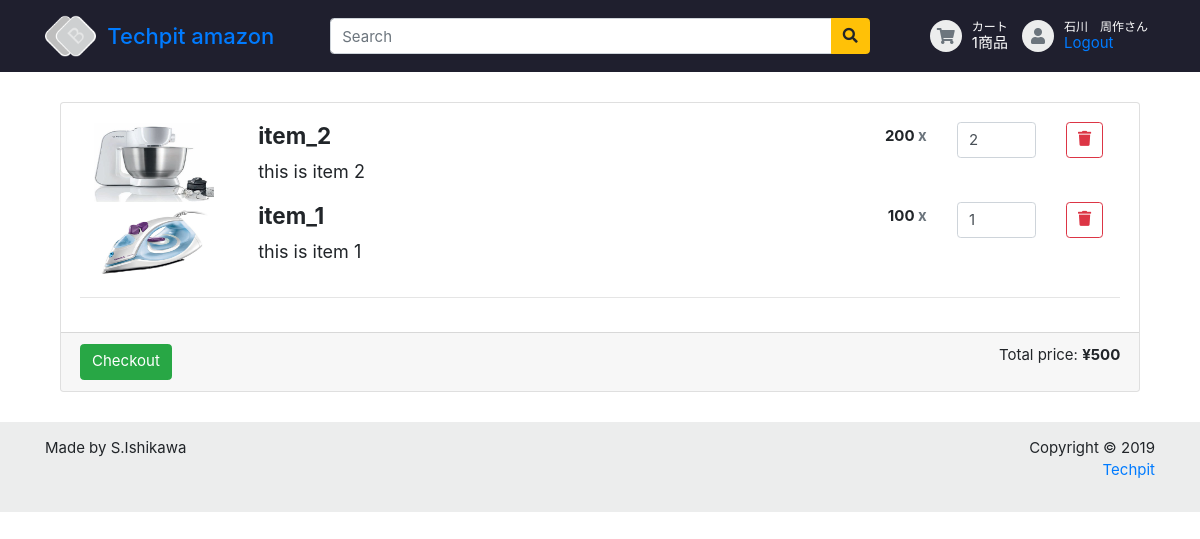
The page /amazon/cart/8 (signed in) on the database its author committed.
### amazon/models.py (models this page shows, shortened)
class User(AbstractBaseUser, PermissionsMixin):
    class Meta:
        verbose_name = 'ユーザ'
        verbose_name_plural = 'ユーザ'
    """カスタムユーザーモデル."""
    email = models.EmailField('メールアドレス', max_length=150, null = False, blank=False, unique = True)
    name = models.CharField('名前', max_length=150, null = False, blank=False)
    is_staff = models.BooleanField(
        '管理者',
        default=False,
        help_text=_(
            'Designates whether the user can log into this admin site.'),
    )
    is_active = models.BooleanField(
        '有効',
        default=True,
        help_text=_(
            'Designates whether this user should be treated as active. '
            'Unselect this instead of deleting accounts.'
        ),
    )
    date_joined = models.DateTimeField(_('date joined'), default=timezone.now)
    objects = MyUserManager()
    EMAIL_FIELD = 'email'
    USERNAME_FIELD = 'email'
    REQUIRED_FIELDS = []

class ShoppingCart(models.Model):
    user = models.OneToOneField(
        User,
        verbose_name = 'ユーザ',
        related_name = 'cart',
        on_delete = models.CASCADE
    )
    @property
    def item_count(self):
        return self.cart_items.count
    @property
    def total_price(self):
        return self.cart_items.all().aggregate(total=Sum(F('product__price') * F('amount')))['total']

class ShoppingCartItem(models.Model):
    cart = models.ForeignKey(
        ShoppingCart,
        related_name = 'cart_items',
        verbose_name = 'ショッピングカート',
        on_delete = models.CASCADE
    )
    product = models.ForeignKey(
        Product,
        verbose_name = '商品',
        on_delete = models.CASCADE
    )
    amount = models.IntegerField(
        verbose_name = '数量'
    )

class Product(models.Model):
    class Meta:
        verbose_name = '商品'
        verbose_name_plural = "商品"
    thumbnail = models.ImageField(
        verbose_name = 'サムネイル',
        upload_to = "thumbnails/"
    )
    name = models.CharField(
        verbose_name = '名前',
        max_length=150,
        null = False,
        blank=False
    )
    price = models.IntegerField(
        verbose_name = '価格'
    )
    description = models.TextField(
        verbose_name = '説明'
    )

### amazon/views.py (the view, shortened to what this page needs)
# urls.py: path('cart/<int:pk>', views.ShoppingCartDetail.as_view(), name = 'cart'),
class ShoppingCartDetail(LoginRequiredMixin, generic.DetailView):
    model = ShoppingCart
    template_name = "amazon/shopping_cart.html"

### templates/amazon/shopping_cart.html (shortened to what this page needs)
{% extends "amazon/base.html" %}
{% block content %}
{% load static %}
{% if object.cart_items %}
 <div class="card shopping-cart">
    <div class="card-body">
        {% for cart_item in object.cart_items.all %}
        <div class="row">
            <div class="col-12 col-sm-12 col-md-2 text-center">
                    <img class="img-responsive" src="{{ cart_item.product.thumbnail.url }}" alt="prewiew" width="120" height="80">
            </div>
            <div class="col-12 text-sm-center col-sm-12 text-md-left col-md-6">
                <h4 class="product-name"><strong>{{ cart_item.product.name }}</strong></h4>
                <h4>
                    <small>{{ cart_item.product.description }}</small>
                </h4>
            </div>
            <div class="col-12 col-sm-12 text-sm-center col-md-4 text-md-right row">
                <div class="col-3 col-sm-3 col-md-6 text-md-right" style="padding-top: 5px">
                    <h6><strong>{{ cart_item.product.price }} <span class="text-muted">x</span></strong></h6>
                </div>
                <div class="col-4 col-sm-4 col-md-4">
                    <div class="quantity">
                        <input name="amount" pk="{{ cart_item.pk }}" type="number" class="form-control" step="1" max="99" min="1" title="Qty" class="qty" size="4" value="{{ cart_item.amount }}">
                    </div>
                </div>
                <div class="col-2 col-sm-2 col-md-2 text-right">
                    <button name="delete" pk="{{ cart_item.pk }}" type="button" class="btn btn-outline-danger btn-xs">
                        <i class="fa fa-trash" aria-hidden="true"></i>
                    </button>
                </div>
            </div>
        </div>
        {% endfor %}
        <hr>
    </div>
    <div class="card-footer">
        <a href="" class="btn btn-success pull-right">Checkout</a>
        <div class="float-right">Total price: <b> ¥{{ object.total_price }}</b></div>
    </div>
    </div>
</div>
{% else %}
<p>カートが空です</p>
{% endif %}
{% endblock %}

### templates/amazon/base.html (shortened to what this page needs)
{% load static %}
<!doctype html>
<html lang="ja">
<head>
    <link rel="stylesheet" href="https://stackpath.bootstrapcdn.com/bootstrap/4.1.0/css/bootstrap.min.css">
    <link rel="stylesheet" href="https://use.fontawesome.com/releases/v5.5.0/css/all.css">
    <link href="{% static 'plugins/owlcarousel/assets/owl.carousel.min.css' %}" rel="stylesheet">
    <link href="{% static 'plugins/owlcarousel/assets/owl.theme.default.css' %}" rel="stylesheet">
    <link href="{% static 'css/ui.css' %}" rel="stylesheet" type="text/css"/>
    <link href="{% static 'css/responsive.css' %}" rel="stylesheet" media="only screen and (max-width: 1200px)" />
    <body>
        <header class="section-header">
            <section class="header-main">
                <div class="container">
                    <div class="row align-items-center">
                        <div class="col-lg-3">
                        <a href="{% url 'amazon:lp' %}">
                            <div class="brand-wrap">
                                <img class="logo" src="{% static 'images/logo-dark.png' %}">
                                <h2 class="logo-text">Techpit amazon</h2>
                            </div>
                        </a>
                        </div>
                        <div class="col-lg-6 col-sm-6">
                            <form method= "get" action="{% url 'amazon:item_list' %}" class="search-wrap">
                                <div class="input-group">
                                    <input name="q" type="text" class="form-control" placeholder="Search">
                                    <div class="input-group-append">
                                        <button id="id_search_button" class="btn btn-warning" type="submit">
                                        <i class="fa fa-search"></i>
                                        </button>
                                    </div>
                                </div>
                            </form>
                        </div>
                        <div class="col-lg-3 col-sm-6">
                            <div class="widgets-wrap d-flex justify-content-end">
                                {% if user.is_authenticated %}
                                <div class="widget-header">
                                    <a href="{% url 'amazon:cart' user.cart.pk %}" class="icontext">
                                        <div class="icon-wrap icon-xs bg2 round text-secondary"><i class="fa fa-shopping-cart"></i></div>
                                        <div class="text-wrap">
                                            <small>カート</small>
                                            <span>{{ user.cart.item_count }}商品</span>
                                        </div>
                                    </a>
                                </div>
                                {% endif %}
                                <div class="widget-header icontext">
                                    <div class="icon-wrap icon-xs bg2 round text-secondary"><i class="fa fa-user"></i></div>
                                    <div class="text-wrap">
                                        {% if user.is_authenticated %}
                                        <small>{{user.name}}さん</small>
                                        <span><a href="{% url 'amazon:logout' %}">Logout</a></span>
                                        {% else %}
                                        <small>ゲスト</small>
                                        <span><a href="{% url 'amazon:login' %}">Login</a></span>
                                        {% endif %}
                                    </div>
                                </div>
                            </div>
                        </div>
                    </div>
                </div>
            </section>
        </header>
        <div class="container" style="padding: 2rem">
                {% block content %}{% endblock %}
        <footer class="section-footer bg2">
            <div class="container">
                <section class="footer-bottom row">
                    <div class="col-sm-6">
                        <p> Made by S.Ishikawa</p>
                    </div>
                    <div class="col-sm-6">
                        <p class="text-sm-right">
        Copyright &copy 2019 <br>
        <a href="#">Techpit</a>
                        </p>
                    </div>
                </section>
            </div>
        </footer>
    </body>
</html>

### amazon/static/css/ui.css (style rules this page uses)
html { font-size: 15px; }
.icon-wrap { text-align: center; }
.icon-xs, .icon-sm, .icon-md, .icon-lg { display: inline-block; text-align: center; }
.icon-xs { width: 32px; height: 32px; line-height: 32px; font-size: 16px; }
.round { border-radius: 200px; }
.bg2 { background-color: #eceded !important; }
.header-main { padding-top: 1rem; padding-bottom: 1rem; color: white; background-color: #1f1f2e }
.brand-wrap .logo, .navbar-brand .logo { margin-right: 7px; max-height: 42px; display: inline-block; }
.brand-wrap .logo-text, .navbar-brand .logo-text { margin: 0; display: inline-block; font-size: 22px; vertical-align: middle; }
.header-main { position: relative; }
.widget-header { margin-left: 7px; margin-right: 7px; display: inline-block; position: relative; }
.footer-bottom { padding: 15px 0; }
.icontext { display: -webkit-inline-box; display: -ms-inline-flexbox; display: inline-flex; -webkit-box-align: center; -ms-flex-align: center; align-items: center; }
.icontext .icon-wrap { position: relative; }
.icontext .text-wrap { color: white; line-height: 1.2; padding-left: 10px; }
.icontext small, .icontext .title { display: block; }

### rows shown on the page
User: cart.item_count "1", name "石川 周作"
ShoppingCartItem: product.thumbnail (picture), product.name "item_2", product.description "this is item 2", product.price "200", amount "2"
ShoppingCartItem: product.thumbnail (picture), product.name "item_1", product.description "this is item 1", product.price "100", amount "1"
ShoppingCart: total_price "500"
